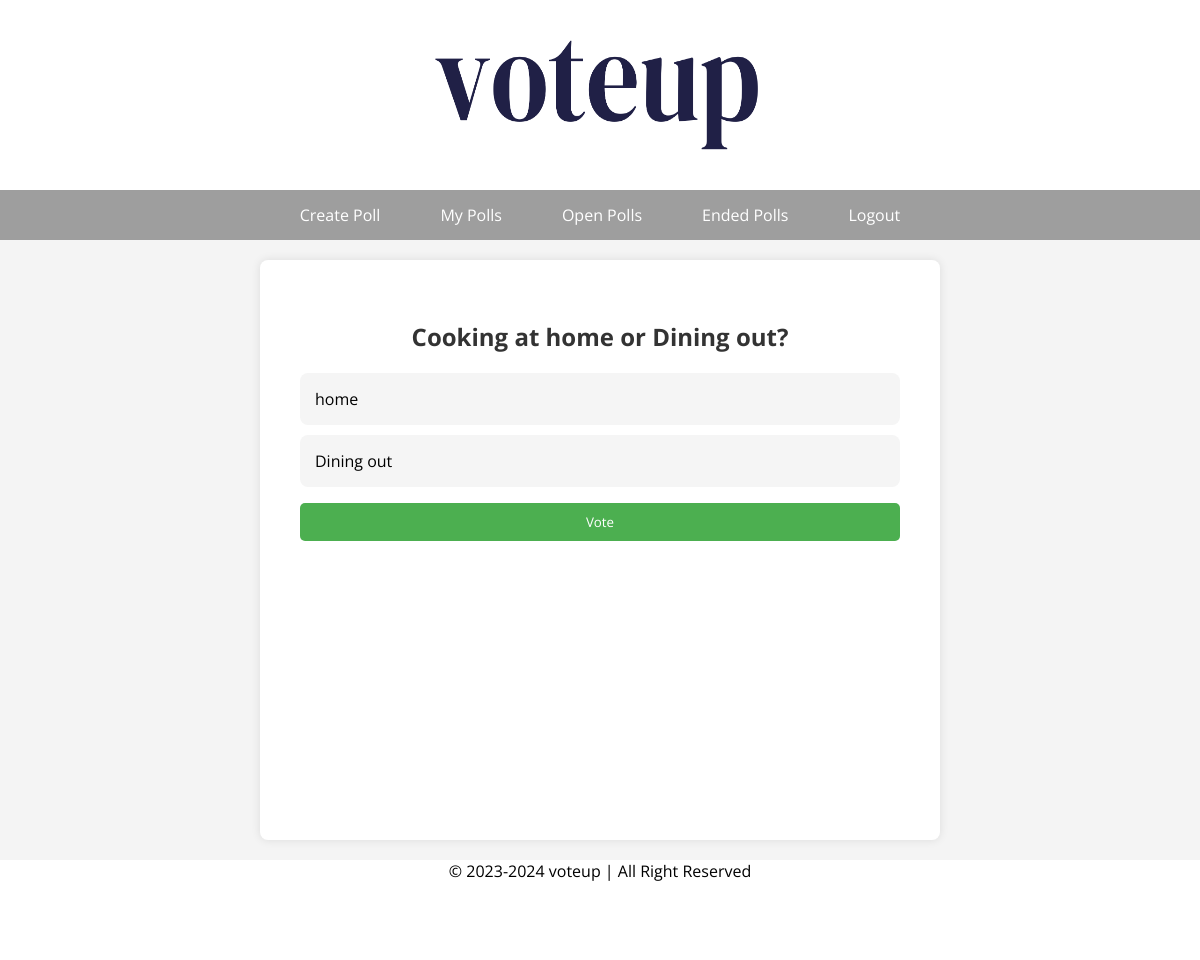
Page /vote.php?poll_id=103 (signed in) on the committed database.
### tables this page shows
CREATE TABLE `poll` (
  `poll_id` int(11) NOT NULL,
  `creator_id` int(11) DEFAULT NULL,
  `question` varchar(255) DEFAULT NULL,
  `options` varchar(255) DEFAULT NULL,
  `end_date` datetime DEFAULT NULL,
  `s_date` timestamp NOT NULL DEFAULT current_timestamp() ON UPDATE current_timestamp(),
  `status` tinyint(1) NOT NULL
);

### vote.php (the view, shortened to what this page needs)
<?php
include("header.php");
$poll_id = $_GET['poll_id'];
require("connection.php");
try {
    $stmt = $db->prepare('SELECT question,options FROM poll WHERE poll_id = :poll_id');
    $stmt->bindParam(':poll_id', $poll_id);
    $stmt->execute();
    $result = $stmt->fetch(PDO::FETCH_ASSOC);
} catch (PDOException $e) {
    $stmt = $db->prepare('SELECT choice FROM vote WHERE poll_id = :poll_id');
    $stmt->bindParam(':poll_id', $poll_id);
    $stmt->execute();
    $cho = $stmt->fetch(PDO::FETCH_ASSOC);
    $errorMsg = "You Already Voted for " . $cho['choice'] . ". You can't vote more than once.";
}
?>
<main>
    <?php
    if ($result) {
        echo "<h2>{$result['question']}</h2>";
        if (isset($result['options']) && !empty($result['options'])) {
            $options = explode(',', $result['options']);
            echo "<form method='post'>";
            echo "<ul>";
            foreach ($options as $option) {
                echo "<li><label><input type='radio' name='selected_option' value='$option'>$option</label></li>";
            }
            echo "</ul>";
            echo "<button type='submit'>Vote</button>";
            echo "</form>";
        } else {
            echo "No options available for this poll.";
        }
    } else {
        echo "Poll not found.";
    }
    ?>
</main>
<?php include("footer.php"); ?>

### style/mainstyle.css (style rules this page uses)
body { margin: 0; padding: 0; }
main { background-color: #F5F5F5; min-height: 500px; padding: 13%; }

### vote.php (style rules this page uses)
body { background-color: #f4f4f4; font-family: 'Open Sans', sans-serif; margin: 0; padding: 0; }
main { max-width: 600px; margin: 20px auto; background-color: #fff; padding: 40px; box-shadow: 0 0 10px rgba(0, 0, 0, 0.1); border-radius: 8px; }
h2 { color: #333; margin-bottom: 20px; font-family: 'Open Sans', sans-serif; text-align: center; }
ul { list-style-type: none; padding: 0; }
li { margin-bottom: 10px; background-color: #f5f5f5; padding: 15px; border-radius: 8px; transition: background-color 0.3s; cursor: pointer; font-family: 'Open Sans', sans-serif; display: flex; justify-content: space-between; align-items: center; }
label { cursor: pointer; width: 100%; }
button { background-color: #4caf50; color: #fff; padding: 10px 20px; border: none; border-radius: 5px; cursor: pointer; font-family: 'Open Sans', sans-serif; transition: background-color 0.3s; width: 100%; }

### rows in the picture
poll: question "Cooking at home or Dining out?", options "home", options "Dining out"
